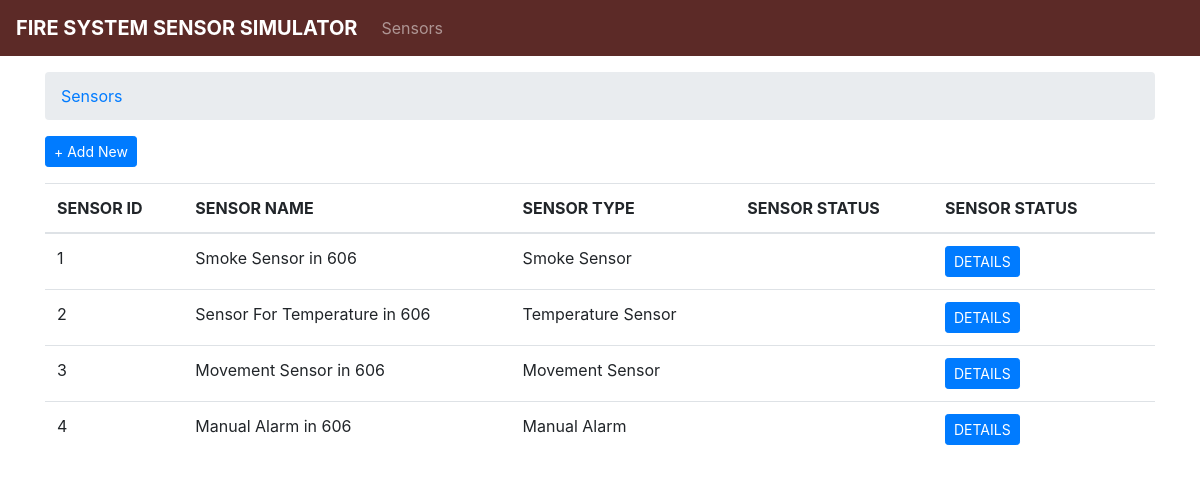
/fire_sensors/index.php, run on the app's committed database.
### tables this page shows
CREATE TABLE `sensors` (
  `id` int(11) NOT NULL,
  `name` varchar(255) NOT NULL,
  `sensor_type` int(11) NOT NULL,
  `active` int(11) NOT NULL
);

CREATE TABLE `sensor_types` (
  `id` int(11) NOT NULL,
  `name` varchar(255) NOT NULL
);

### fire_sensors/db.php (called while the page is built, shortened)
<?php
	try{
		$connection = new PDO("mysql:host=localhost;dbname=fire_sensors", "root", "");
	}catch(PDOException $e){
		echo $e->getMessage();
	}
	function getSensors(){
		global $connection;
		$query = $connection->prepare("
			SELECT s.id, s.name, s.active, s.sensor_type, st.name AS sensor_type_name
			FROM sensors s
			INNER JOIN sensor_types st ON st.id = s.sensor_type
		");
		$query->execute();
		$result = $query->fetchAll();
		return $result;
	}
?>

### fire_sensors/index.php (the view, shortened to what this page needs)
<?php
	require_once 'db.php';
?>
<!DOCTYPE html>
<html>
	<head>
		<?php
			require_once 'head.php';
		?>
	</head>
	<body>
		<?php
			require_once 'navbar.php';
		?>
		<div class="container">
			<div class="row mt-3">
				<div class="col-12">
					<nav aria-label="breadcrumb">
					  <ol class="breadcrumb">
					    <li class="breadcrumb-item"><a href="index.php">Sensors</a></li>
					  </ol>
					</nav>
				</div>
			</div>
			<button type="button" class="btn btn-primary btn-sm" data-toggle="modal" data-target="#addNewSensor">
				+ Add New
			</button>
			<div class="row mt-3">
				<div class="col-12">
					<table class="table">
						<thead>
							<th>
								SENSOR ID
							</th>
							<th>
								SENSOR NAME
							</th>
							<th>
								SENSOR TYPE
							</th>
							<th>
								SENSOR STATUS
							</th>
							<th style="width: 20%;">
								SENSOR STATUS
							</th>
						</thead>
						<tbody>
							<?php
								$sensors = getSensors();
								if($sensors!=null){
									foreach($sensors as $sensor){
							?>
								<tr>
									<td>
										<?php echo $sensor['id']; ?>
									</td>
									<td>
										<?php echo $sensor['name']; ?>
									</td>
									<td>
										<?php echo $sensor['sensor_type_name']; ?>
									</td>
									<td>
									</td>
									<td>
										<a href="sensordetails.php?id=<?php echo $sensor['id']; ?>" class = "btn btn-primary btn-sm">
											DETAILS
										</a>
									</td>
								</tr>
							<?php
									}
								}
							?>
						</tbody>
					</table>
				</div>
			</div>
		</div>
	</body>
</html>

### fire_sensors/head.php (shortened to what this page needs)
<link rel="stylesheet" href="https://cdn.jsdelivr.net/npm/bootstrap@4.5.3/dist/css/bootstrap.min.css">

### fire_sensors/navbar.php (shortened to what this page needs)
<nav class="navbar navbar-expand-lg navbar-dark" style="background-color: #5c2a27;">
  <a class="navbar-brand" href="index.php">
  	<b><?php echo SITE_NAME; ?></b>
  </a>
  <div class="collapse navbar-collapse" id="navbarSupportedContent">
	<ul class="navbar-nav mr-auto">
      <li class="nav-item">
        <a class="nav-link" href="sensors.php">Sensors</a>
      </li>
    </ul>
  </div>
</nav>

### data on the page
sensors: id "1", name "Smoke Sensor in 606", sensor_types.name "Smoke Sensor"
sensors: id "2", name "Sensor For Temperature in 606", sensor_types.name "Temperature Sensor"
sensors: id "3", name "Movement Sensor in 606", sensor_types.name "Movement Sensor"
sensors: id "4", name "Manual Alarm in 606", sensor_types.name "Manual Alarm"

### other printed values
SITE_NAME "FIRE SYSTEM SENSOR SIMULATOR"
